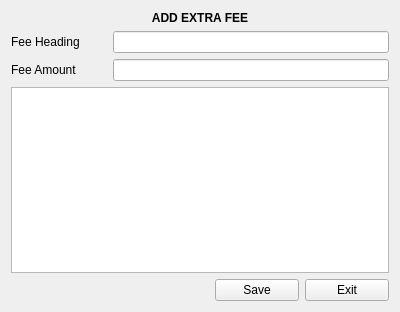
<?xml version="1.0" encoding="UTF-8"?>
<ui version="4.0">
 <class>addextrafee</class>
 <widget class="QWidget" name="addextrafee">
  <property name="geometry">
   <rect>
    <x>0</x>
    <y>0</y>
    <width>400</width>
    <height>312</height>
   </rect>
  </property>
  <property name="windowTitle">
   <string>Form</string>
  </property>
  <layout class="QGridLayout" name="gridLayout_2">
   <item row="0" column="0">
    <layout class="QGridLayout" name="gridLayout">
     <item row="0" column="0" colspan="4">
      <widget class="QLabel" name="label">
       <property name="text">
        <string>&lt;html&gt;&lt;head/&gt;&lt;body&gt;&lt;p align=&quot;center&quot;&gt;&lt;span style=&quot; font-weight:600;&quot;&gt;ADD EXTRA FEE&lt;/span&gt;&lt;/p&gt;&lt;/body&gt;&lt;/html&gt;</string>
       </property>
      </widget>
     </item>
     <item row="1" column="0">
      <widget class="QLabel" name="label_2">
       <property name="text">
        <string>Fee Heading</string>
       </property>
      </widget>
     </item>
     <item row="1" column="1" colspan="3">
      <widget class="QLineEdit" name="feeheading"/>
     </item>
     <item row="2" column="0">
      <widget class="QLabel" name="label_3">
       <property name="text">
        <string>Fee Amount</string>
       </property>
      </widget>
     </item>
     <item row="2" column="1" colspan="3">
      <widget class="QLineEdit" name="feeamount"/>
     </item>
     <item row="3" column="0" colspan="4">
      <widget class="QTableView" name="tableView">
       <attribute name="horizontalHeaderStretchLastSection">
        <bool>true</bool>
       </attribute>
      </widget>
     </item>
     <item row="4" column="0" colspan="2">
      <spacer name="horizontalSpacer">
       <property name="orientation">
        <enum>Qt::Horizontal</enum>
       </property>
       <property name="sizeHint" stdset="0">
        <size>
         <width>198</width>
         <height>20</height>
        </size>
       </property>
      </spacer>
     </item>
     <item row="4" column="2">
      <widget class="QPushButton" name="savebtn">
       <property name="text">
        <string>Save</string>
       </property>
      </widget>
     </item>
     <item row="4" column="3">
      <widget class="QPushButton" name="pushButton_2">
       <property name="text">
        <string>Exit</string>
       </property>
      </widget>
     </item>
    </layout>
   </item>
  </layout>
 </widget>
 <resources/>
 <connections/>
</ui>
